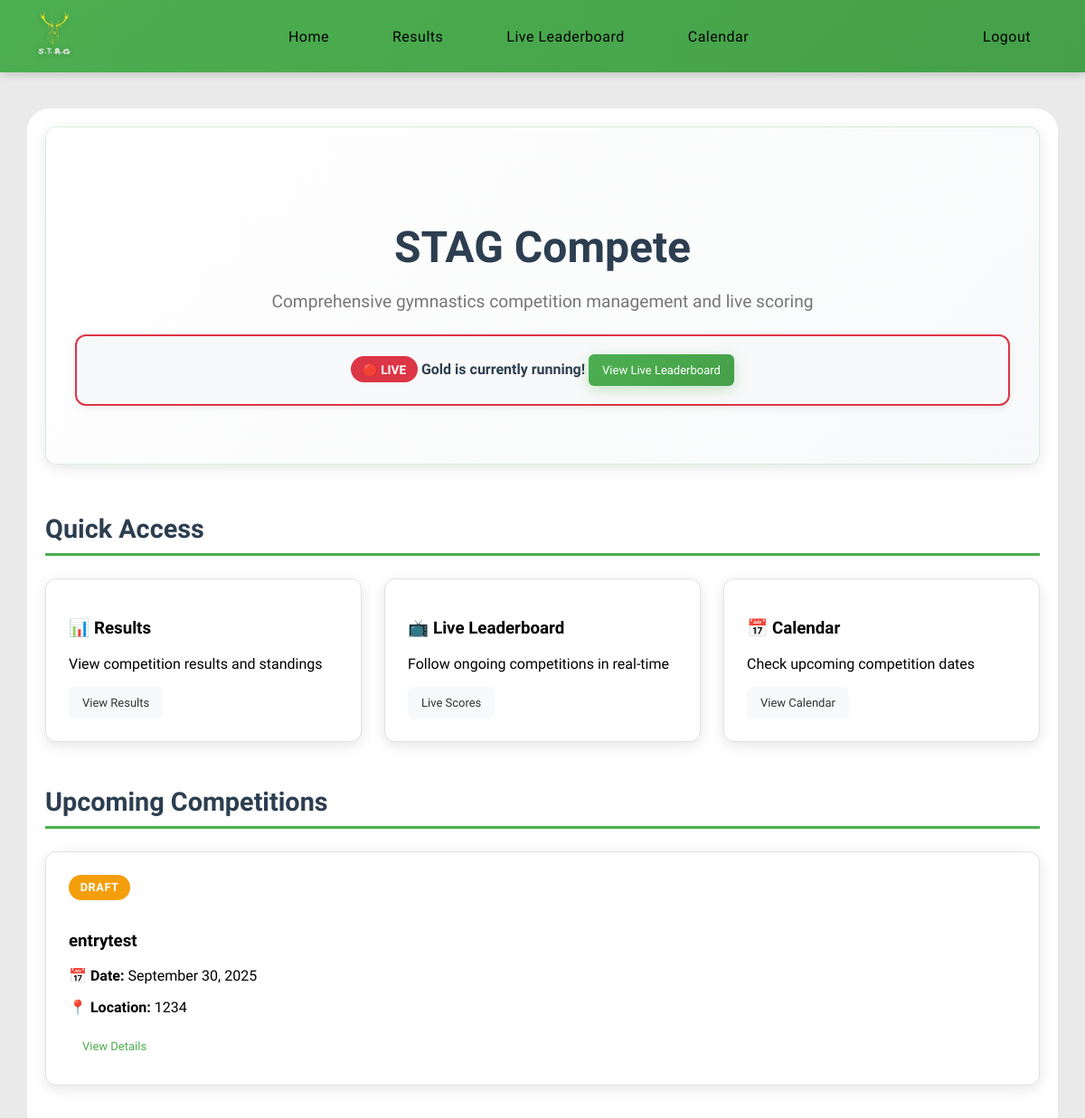
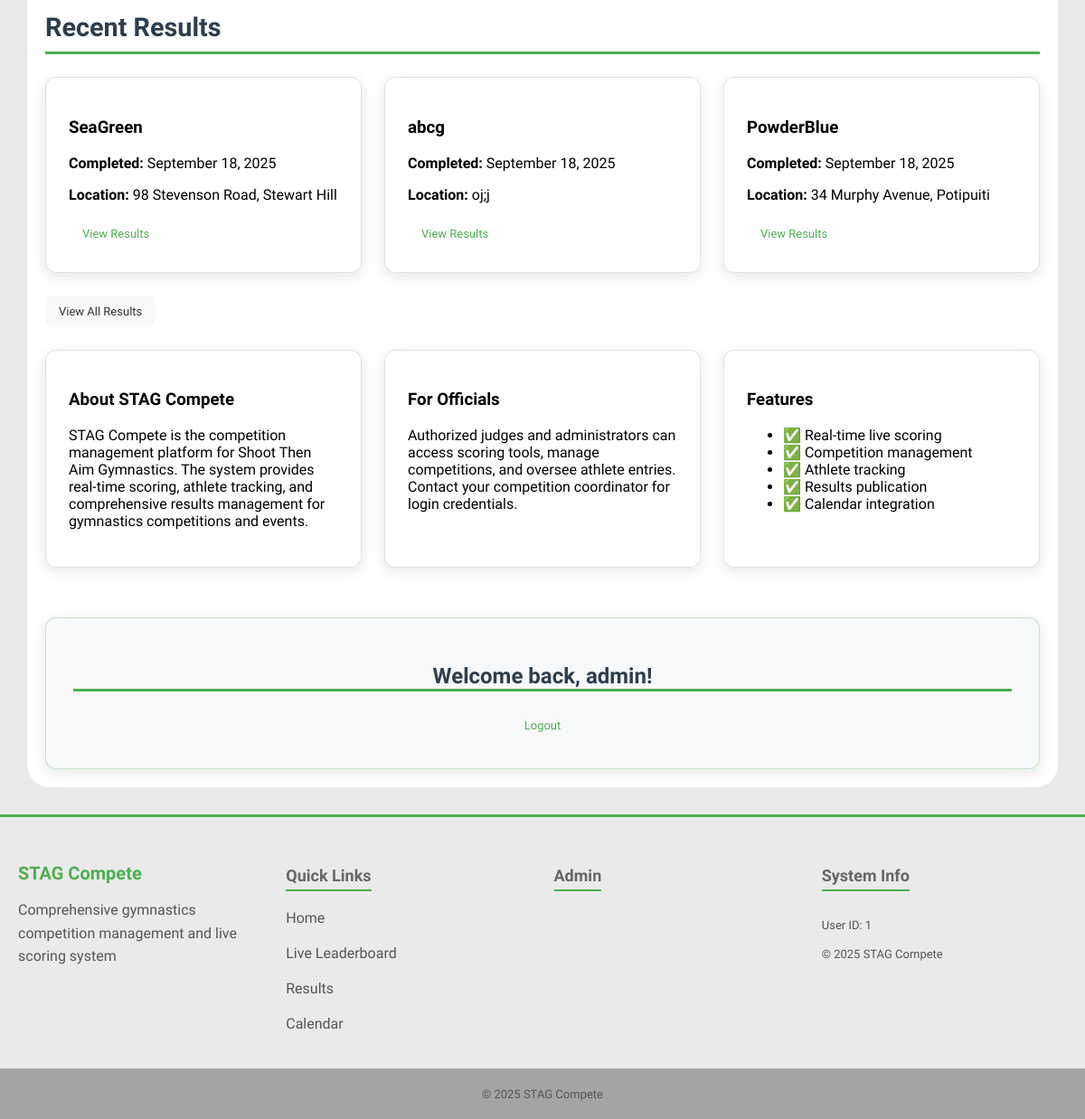
The page / (signed in) on the database its author committed (2 pictures, top to bottom).
### models.py (models this page shows)
class Competitions(db.Model):
    __tablename__ = 'competitions'
    id = db.Column(
        db.Integer, primary_key=True
    )
    season_id = db.Column(
        db.Integer, db.ForeignKey('seasons.id'), nullable=False
    )
    name = db.Column(
        db.String(50), nullable=False
    )
    address = db.Column(
        db.String(100), nullable=False
    )
    competition_date = db.Column(
        db.Date, nullable=True
    )
    status = db.Column(
        db.String(20), nullable=False, default='draft'
    )
    started_at = db.Column(
        db.DateTime, nullable=True
    )
    ended_at = db.Column(
        db.DateTime, nullable=True
    )
    entries = db.relationship(
        'Entries', backref='competitions'
    )
    season = db.relationship(
        'Seasons', backref='competitions'
    )

### routes/home.py (the view)
@main.route('/')
def home():
    upcoming_competitions = models.Competitions.query.filter(
        models.Competitions.competition_date >= datetime.now().date(),
        models.Competitions.status.in_(['draft', 'live'])
    ).order_by(models.Competitions.competition_date).limit(3).all()
    live_competitions = models.Competitions.query.filter(
        models.Competitions.status == 'live'
    ).all()
    recent_results = models.Competitions.query.filter(
        models.Competitions.status == 'ended'
    ).order_by(models.Competitions.ended_at.desc()).limit(3).all()
    return render_template('home.html',
                           upcoming_competitions=upcoming_competitions,
                           live_competitions=live_competitions,
                           recent_results=recent_results)

### routes/__init__.py (called while the page is built)
@main.context_processor  # Ensures this is run before any other routes
def inject_user():
    return dict(
        logged_in='user_id' in session,
        user_roles=session.get('roles', []),
        is_admin='admin' in session.get('roles', []),
        is_judge='judges' in session.get('roles', []),
        user_id=session.get('user_id')
    )

### templates/home.html (shortened to what this page needs)
{% extends 'layout.html' %}
{% block content %}
<div class="content">
    <section class="hero-section">
        <div class="hero-content">
            <h1 class="hero-title">STAG Compete</h1>
            <p class="hero-subtitle">Comprehensive gymnastics competition management and live scoring</p>
            {% if live_competitions %}
            <div class="live-alert">
                <span class="live-badge">🔴 LIVE</span>
                {% for comp in live_competitions %}
                <strong>{{ comp.name }} is currently running!</strong>
                {% endfor %}
                <a href="{{ url_for('main.live') }}" class="btn btn-primary">View Live Leaderboard</a>
            </div>
            {% endif %}
        </div>
    </section>
    <section class="quick-actions">
        <h2>Quick Access</h2>
        <div class="action-grid">
            <div class="action-card">
                <h3>📊 Results</h3>
                <p>View competition results and standings</p>
                <a href="{{ url_for('main.results') }}" class="btn btn-secondary">View Results</a>
            </div>
            <div class="action-card">
                <h3>📺 Live Leaderboard</h3>
                <p>Follow ongoing competitions in real-time</p>
                <a href="{{ url_for('main.live') }}" class="btn btn-secondary">Live Scores</a>
            </div>
            <div class="action-card">
                <h3>📅 Calendar</h3>
                <p>Check upcoming competition dates</p>
                <a href="{{ url_for('main.calendar_view') }}" class="btn btn-secondary">View Calendar</a>
            </div>
        </div>
    </section>
    {% if upcoming_competitions %}
    <section class="upcoming-section">
        <h2>Upcoming Competitions</h2>
        <div class="competition-grid">
            {% for competition in upcoming_competitions %}
            <div class="competition-card">
                <div class="competition-status {{ competition.status }}">
                    {{ competition.status.title() }}
                </div>
                <h3>{{ competition.name }}</h3>
                <div class="competition-details">
                    <p><strong>📅 Date:</strong>
                        {% if competition.competition_date %}
                        {{ competition.competition_date.strftime('%B %d, %Y') }}
                        {% else %}
                        TBD
                        {% endif %}
                    </p>
                    <p><strong>📍 Location:</strong> {{ competition.address }}</p>
                </div>
                <a href="{{ url_for('main.competition_details', competition_id=competition.id) }}"
                    class="btn btn-outline">View Details</a>
            </div>
            {% endfor %}
        </div>
    </section>
    {% endif %}
    {% if recent_results %}
    <section class="recent-results">
        <h2>Recent Results</h2>
        <div class="results-grid">
            {% for competition in recent_results %}
            <div class="result-card">
                <h3>{{ competition.name }}</h3>
                <div class="result-info">
                    <p><strong>Completed:</strong>
                        {% if competition.ended_at %}
                        {{ competition.ended_at.strftime('%B %d, %Y') }}
                        {% else %}
                        Recently
                        {% endif %}
                    </p>
                    <p><strong>Location:</strong> {{ competition.address }}</p>
                </div>
                <a href="{{ url_for('main.competition_details', competition_id=competition.id) }}"
                    class="btn btn-outline">View Results</a>
            </div>
            {% endfor %}
        </div>
        <div class="view-all">
            <a href="{{ url_for('main.results') }}" class="btn btn-secondary">View All Results</a>
        </div>
    </section>
    {% endif %}
    <section class="system-info">
        <div class="info-grid">
            <div class="info-card">
                <h3>About STAG Compete</h3>
                <p>STAG Compete is the competition management platform for Shoot Then Aim Gymnastics.
                    The system provides real-time scoring, athlete tracking, and comprehensive results management
                    for gymnastics competitions and events.</p>
            </div>
            <div class="info-card">
                <h3>For Officials</h3>
                <p>Authorized judges and administrators can access scoring tools, manage competitions, and oversee
                    athlete entries. Contact your competition coordinator for login credentials.</p>
            </div>
            <div class="info-card">
                <h3>Features</h3>
                <ul class="feature-list">
                    <li>✅ Real-time live scoring</li>
                    <li>✅ Competition management</li>
                    <li>✅ Athlete tracking</li>
                    <li>✅ Results publication</li>
                    <li>✅ Calendar integration</li>
                </ul>
            </div>
        </div>
    </section>
    {% if logged_in %}
    <section class="admin-panel">
        <h2>Welcome back, {{ session.get('username', 'Official') }}!</h2>
        <div class="admin-actions">
            <a href="{{ url_for('main.logout') }}" class="btn btn-outline">Logout</a>
        </div>
    </section>
    {% endif %}
</div>
{% endblock %}

### static/css/variables.css (style rules this page uses)
:root { --primary-green: #4CAF50; --primary-green-dark: #45a049; --primary-green-darker: #3d8b40; --background-light: #eaeaea; --background-white: #ffffff; --background-section: #f8f9fa; --background-section-alt: #e9ecef; --text-primary: #000000; --text-secondary: #333333; --text-muted: #555555; --text-light: #666666; --text-dark: #2c3e50; --border-light: #ddd; --border-lighter: #dee2e6; --border-lightest: #e0e0e0; --error-color: #dc3545; --error-background: rgba(220, 53, 69, 0.1); --success-color: #28a745; --warning-color: #f59e0b; --info-color: #007bff; --shadow-sm: 0 2px 8px rgba(0, 0, 0, 0.08); --shadow-md: 0 4px 15px rgba(0, 0, 0, 0.1); --shadow-lg: 0 10px 30px rgba(0, 0, 0, 0.3); --shadow-green: 0 4px 15px rgba(76, 175, 80, 0.3); --border-radius-sm: 6px; --border-radius-md: 12px; --border-radius-lg: 15px; --border-radius-xl: 25px; --spacing-xs: 5px; --spacing-sm: 10px; --spacing-md: 15px; --spacing-lg: 20px; --spacing-xl: 25px; --spacing-2xl: 30px; --transition-fast: all 0.3s ease; --transition-slow: all 0.5s ease; --font-size-xs: 12px; --font-size-sm: 13px; --font-size-base: 14px; --font-size-md: 16px; --font-size-lg: 18px; --font-size-xl: 20px; --font-size-2xl: 24px; --font-size-3xl: 32px; --nav-height: 80px; --container-max-width: 1400px; }

### static/css/global.css (style rules this page uses)
.btn { display: inline-block; padding: var(--spacing-sm) var(--spacing-lg); border: none; border-radius: var(--border-radius-sm); font-size: var(--font-size-base); font-weight: 500; font-family: 'Lexend', sans-serif; cursor: pointer; text-decoration: none; text-align: center; transition: var(--transition-fast); box-sizing: border-box; background-color: var(--primary-green); color: white; }
.btn-primary { background: linear-gradient(135deg, var(--primary-green), var(--primary-green-dark)); color: white; box-shadow: var(--shadow-green); font-weight: 600; border: none; }
.btn-secondary { background: var(--background-section); color: var(--text-secondary); border: 1px solid var(--border-light); }
.btn-outline { background: transparent; color: var(--primary-green); border: 2px solid var(--primary-green); font-weight: 600; }
.content { margin: 0 auto; padding: var(--spacing-lg); font-weight: 300; color: var(--text-primary); background-color: var(--background-white); border-radius: var(--border-radius-xl); width: 100%; max-width: 95%; box-sizing: border-box; display: flex; flex-direction: column; overflow: visible; }
html, body { min-height: 100vh; margin: 0; padding: 0; background-color: var(--background-light); font-family: 'Lexend', sans-serif; padding-top: 60px; display: flex; flex-direction: column; }

### rows shown on the page
Competitions: name "Gold"
Competitions: status "DRAFT", name "entrytest", competition_date "September 30, 2025", address "1234"
Competitions: name "SeaGreen", ended_at "September 18, 2025", address "98 Stevenson Road, Stewart Hill"
Competitions: name "abcg", ended_at "September 18, 2025", address "oj;j"
Competitions: name "PowderBlue", ended_at "September 18, 2025", address "34 Murphy Avenue, Potipuiti"

### other values the page prints
{{ session.get('username', 'Official') }} "admin"
{{ user_id }} "1"
